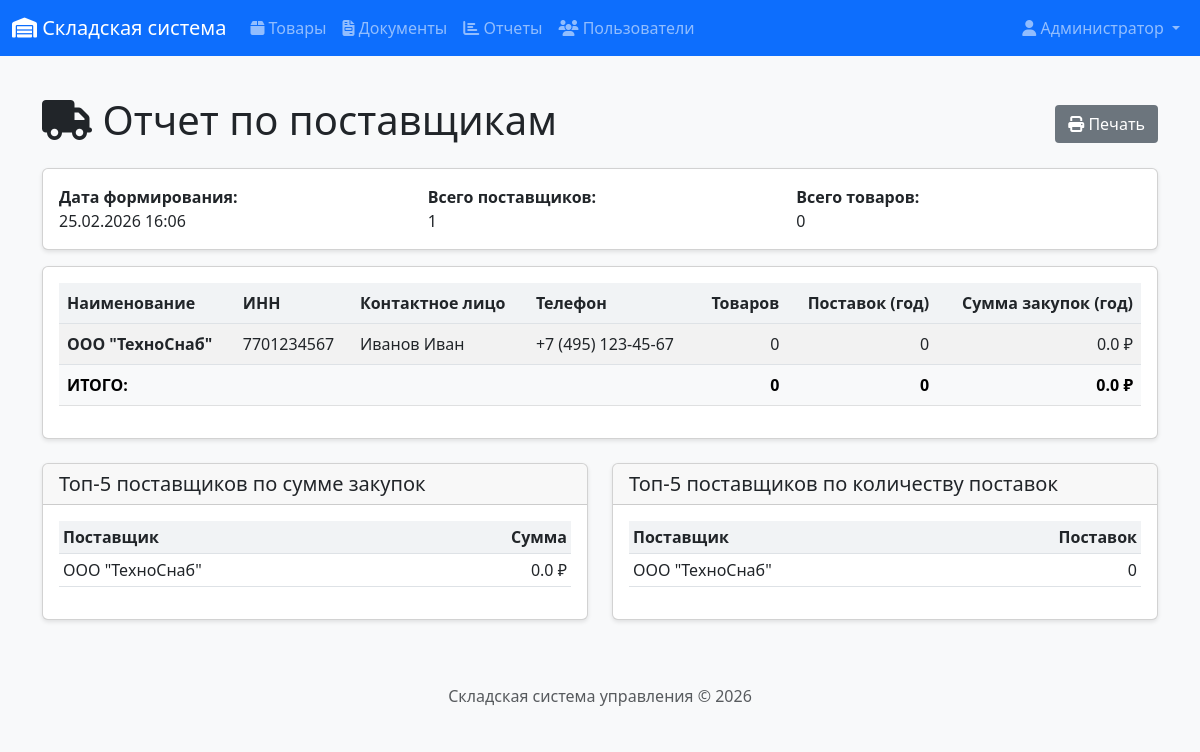
Page /reports/suppliers (signed in) on the committed database.
### app/models.py (models this page shows, shortened)
class User(UserMixin, db.Model):
    __tablename__ = 'users'
    id = db.Column(db.Integer, primary_key=True)
    username = db.Column(db.String(64), unique=True, nullable=False)
    email = db.Column(db.String(120), unique=True, nullable=False)
    password_hash = db.Column(db.String(256))
    full_name = db.Column(db.String(100))
    role = db.Column(db.String(20), default='manager')  # admin, manager, storekeeper
    created_at = db.Column(db.DateTime, default=datetime.utcnow)
    documents_created = db.relationship('Document', backref='author', lazy='dynamic')
    def is_admin(self):
        return self.role == 'admin'

class Supplier(db.Model):
    __tablename__ = 'suppliers'
    id = db.Column(db.Integer, primary_key=True)
    name = db.Column(db.String(100), nullable=False)
    inn = db.Column(db.String(12), unique=True)
    contact_person = db.Column(db.String(100))
    phone = db.Column(db.String(20))
    email = db.Column(db.String(120))
    address = db.Column(db.String(200))
    created_at = db.Column(db.DateTime, default=datetime.utcnow)
    products = db.relationship('Product', backref='supplier', lazy='dynamic')
    documents = db.relationship('Document', backref='supplier', lazy='dynamic')

### app/routes/reports.py (the view)
@bp.route('/suppliers')
@login_required
def suppliers_report():
    suppliers = Supplier.query.all()
    report_data = []
    for supplier in suppliers:
        products_count = supplier.products.count()
        year_ago = datetime.now().date() - timedelta(days=365)
        purchases = db.session.query(
            func.sum(DocumentItem.quantity * DocumentItem.price)
        ).join(Document, DocumentItem.document_id == Document.id
        ).filter(Document.supplier_id == supplier.id
        ).filter(Document.doc_type == 'income'
        ).filter(Document.status == 'posted'
        ).filter(Document.doc_date >= year_ago
        ).scalar() or 0
        deliveries = Document.query.filter_by(
            supplier_id=supplier.id,
            doc_type='income',
            status='posted'
        ).filter(Document.doc_date >= year_ago).count()
        report_data.append({
            'id': supplier.id,
            'name': supplier.name,
            'inn': supplier.inn or '-',
            'contact': supplier.contact_person or '-',
            'phone': supplier.phone or '-',
            'products_count': products_count,
            'deliveries_count': deliveries,
            'total_purchases': float(purchases)
        })
    report_data.sort(key=lambda x: x['total_purchases'], reverse=True)
    total_suppliers = len(report_data)
    total_products = sum(item['products_count'] for item in report_data)
    total_purchases = sum(item['total_purchases'] for item in report_data)
    return render_template('reports/suppliers.html',
                          title='Отчет по поставщикам',
                          report_data=report_data,
                          total_suppliers=total_suppliers,
                          total_products=total_products,
                          total_purchases=total_purchases,
                          generated_at=datetime.now())

### app/__init__.py (called while the page is built)
@login_manager.user_loader
def load_user(user_id):
    from app.models import User
    return User.query.get(int(user_id))

### app/templates/reports/suppliers.html (shortened to what this page needs)
{% extends "base.html" %}
{% block content %}
<div class="d-flex justify-content-between align-items-center mb-3">
    <h1><i class="fas fa-truck"></i> Отчет по поставщикам</h1>
    <button onclick="window.print()" class="btn btn-secondary">
        <i class="fas fa-print"></i> Печать
    </button>
</div>
<div class="card mb-3">
    <div class="card-body">
        <div class="row">
            <div class="col-md-4">
                <strong>Дата формирования:</strong><br>
                {{ generated_at.strftime('%d.%m.%Y %H:%M') }}
            </div>
            <div class="col-md-4">
                <strong>Всего поставщиков:</strong><br>
                {{ total_suppliers }}
            </div>
            <div class="col-md-4">
                <strong>Всего товаров:</strong><br>
                {{ total_products }}
            </div>
        </div>
    </div>
</div>
<div class="card">
    <div class="card-body">
        <div class="table-responsive">
            <table class="table table-striped table-hover">
                <thead>
                    <tr>
                        <th>Наименование</th>
                        <th>ИНН</th>
                        <th>Контактное лицо</th>
                        <th>Телефон</th>
                        <th class="text-end">Товаров</th>
                        <th class="text-end">Поставок (год)</th>
                        <th class="text-end">Сумма закупок (год)</th>
                    </tr>
                </thead>
                <tbody>
                    {% for item in report_data %}
                    <tr>
                        <td><strong>{{ item.name }}</strong></td>
                        <td>{{ item.inn }}</td>
                        <td>{{ item.contact }}</td>
                        <td>{{ item.phone }}</td>
                        <td class="text-end">{{ item.products_count }}</td>
                        <td class="text-end">{{ item.deliveries_count }}</td>
                        <td class="text-end">{{ item.total_purchases|round(2) }} ₽</td>
                    </tr>
                    {% endfor %}
                </tbody>
                <tfoot class="table-light fw-bold">
                    <tr>
                        <td colspan="4">ИТОГО:</td>
                        <td class="text-end">{{ total_products }}</td>
                        <td class="text-end">{{ report_data|sum(attribute='deliveries_count') }}</td>
                        <td class="text-end">{{ total_purchases|round(2) }} ₽</td>
                    </tr>
                </tfoot>
            </table>
        </div>
    </div>
</div>
<div class="row mt-4">
    <div class="col-md-6">
        <div class="card">
            <div class="card-header">
                <h5 class="mb-0">Топ-5 поставщиков по сумме закупок</h5>
            </div>
            <div class="card-body">
                <div class="table-responsive">
                    <table class="table table-sm">
                        <thead>
                            <tr>
                                <th>Поставщик</th>
                                <th class="text-end">Сумма</th>
                            </tr>
                        </thead>
                        <tbody>
                            {% for item in report_data %}
                                {% if loop.index <= 5 %}
                                <tr>
                                    <td>{{ item.name }}</td>
                                    <td class="text-end">{{ item.total_purchases|round(2) }} ₽</td>
                                </tr>
                                {% endif %}
                            {% endfor %}
                        </tbody>
                    </table>
                </div>
            </div>
        </div>
    </div>
    <div class="col-md-6">
        <div class="card">
            <div class="card-header">
                <h5 class="mb-0">Топ-5 поставщиков по количеству поставок</h5>
            </div>
            <div class="card-body">
                <div class="table-responsive">
                    <table class="table table-sm">
                        <thead>
                            <tr>
                                <th>Поставщик</th>
                                <th class="text-end">Поставок</th>
                            </tr>
                        </thead>
                        <tbody>
                            {% set sorted_suppliers = report_data|sort(attribute='deliveries_count', reverse=true) %}
                            {% for item in sorted_suppliers %}
                                {% if loop.index <= 5 %}
                                <tr>
                                    <td>{{ item.name }}</td>
                                    <td class="text-end">{{ item.deliveries_count }}</td>
                                </tr>
                                {% endif %}
                            {% endfor %}
                        </tbody>
                    </table>
                </div>
            </div>
        </div>
    </div>
</div>
{% endblock %}

### app/templates/base.html (shortened to what this page needs)
<!DOCTYPE html>
<html lang="ru">
<head>
    <link href="https://cdn.jsdelivr.net/npm/bootstrap@5.3.0/dist/css/bootstrap.min.css" rel="stylesheet">
    <link rel="stylesheet" href="https://cdnjs.cloudflare.com/ajax/libs/font-awesome/6.4.0/css/all.min.css">
    <link rel="stylesheet" href="{{ url_for('static', filename='css/style.css') }}">
</head>
<body>
    <nav class="navbar navbar-expand-lg navbar-dark bg-primary">
        <div class="container-fluid">
            <a class="navbar-brand" href="{{ url_for('index') }}">
                <i class="fas fa-warehouse"></i> Складская система
            </a>
            <div class="collapse navbar-collapse" id="navbarNav">
                {% if current_user.is_authenticated %}
                <ul class="navbar-nav me-auto">
                    <li class="nav-item">
                        <a class="nav-link" href="{{ url_for('products.product_list') }}">
                            <i class="fas fa-box"></i> Товары
                        </a>
                    </li>
                    <li class="nav-item">
                        <a class="nav-link" href="{{ url_for('documents.document_list') }}">
                            <i class="fas fa-file-invoice"></i> Документы
                        </a>
                    </li>
                    <li class="nav-item">
                        <a class="nav-link" href="{{ url_for('reports.stock_report') }}">
                            <i class="fas fa-chart-bar"></i> Отчеты
                        </a>
                    </li>
                    {% if current_user.is_admin() %}
                    <li class="nav-item">
                        <a class="nav-link" href="{{ url_for('auth.user_list') }}">
                            <i class="fas fa-users"></i> Пользователи
                        </a>
                    </li>
                    {% endif %}
                </ul>
                <ul class="navbar-nav">
                    <li class="nav-item dropdown">
                        <a class="nav-link dropdown-toggle" href="#" role="button" data-bs-toggle="dropdown">
                            <i class="fas fa-user"></i> {{ current_user.full_name or current_user.username }}
                        </a>
                    </li>
                </ul>
                {% endif %}
            </div>
        </div>
    </nav>
    <main class="container mt-4">
        {% block content %}{% endblock %}
    </main>
    <footer class="footer mt-5 py-3 bg-light">
        <div class="container text-center">
            <span class="text-muted">Складская система управления &copy; 2026</span>
        </div>
    </footer>
</body>
</html>

### app/static/css/style.css (style rules this page uses)
body { font-family: 'Segoe UI', Tahoma, Geneva, Verdana, sans-serif; background-color: #f8f9fa; min-height: 100vh; display: flex; flex-direction: column; margin: 0; padding: 0; }
.footer { margin-top: auto; width: 100%; background-color: #f8f9fa; padding: 1rem 0; text-align: center; }
.card { box-shadow: 0 2px 4px rgba(0,0,0,0.1); transition: transform 0.2s; }
.table th { background-color: #f1f3f5; font-weight: 600; }
.table td { vertical-align: middle; }
.btn { display: inline-block; font-weight: 400; line-height: 1.5; text-align: center; text-decoration: none; vertical-align: middle; cursor: pointer; padding: 0.375rem 0.75rem; font-size: 1rem; border-radius: 0.25rem; border: 1px solid transparent; }
p, strong, span, div { white-space: normal; word-break: normal; }

### rows in the picture
User: full_name "Администратор"
Supplier: name "ООО \"ТехноСнаб\"", inn "7701234567", contact "Иванов Иван", phone "+7 (495) 123-45-67", products_count "0", deliveries_count "0", total_purchases "0.0"

### other values in the picture
{{ total_suppliers }} "1"
{{ total_products }} "0"
{{ report_data|sum(attribute='deliveries_count') }} "0"
{{ total_purchases|round(2) }} "0.0"
